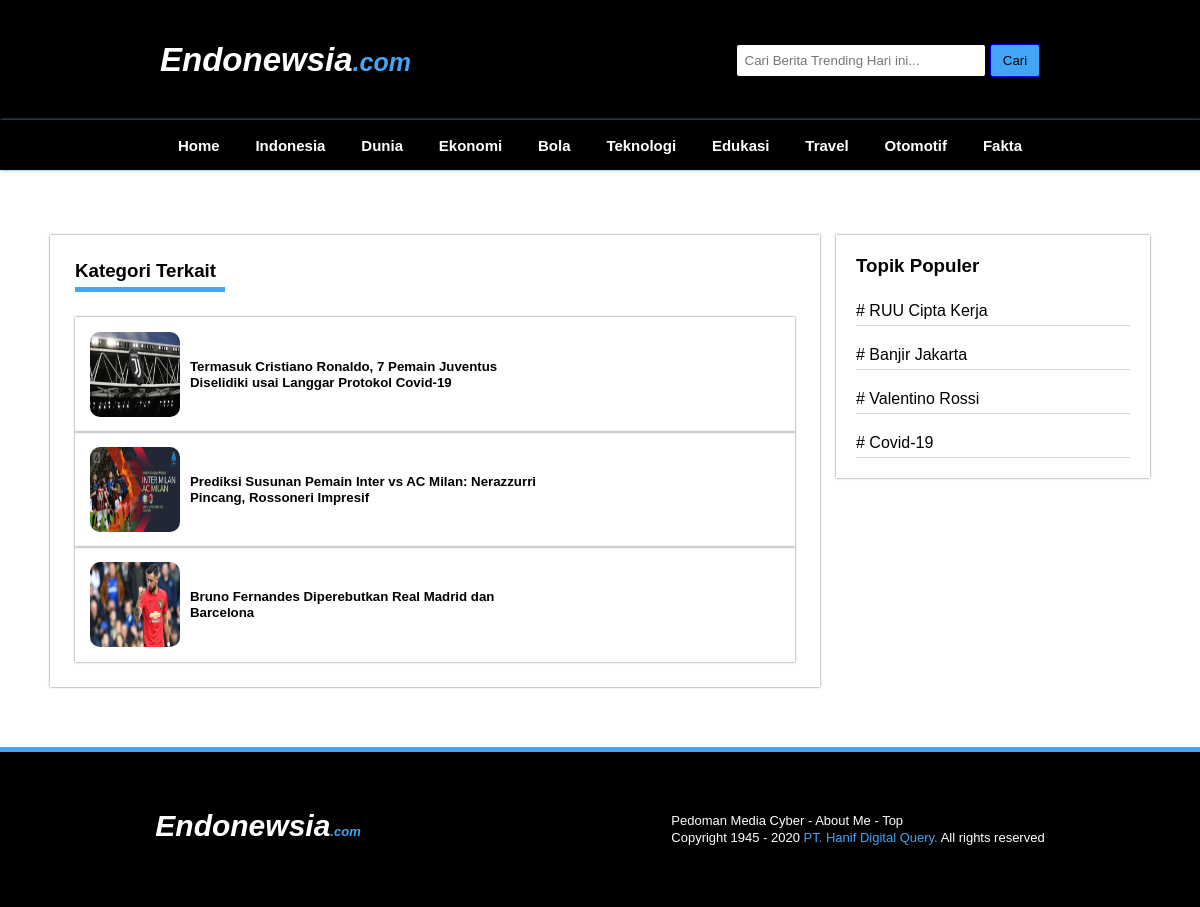
Screenshot of /public/home/kategori/9 with the database file from the repository.
### tables this page shows
CREATE TABLE `berita` (
  `id_berita` int NOT NULL AUTO_INCREMENT,
  `judul_berita` varchar(255) NOT NULL,
  `gambar` varchar(225) DEFAULT NULL,
  `deskripsi` text,
  `id_kategori` int NOT NULL,
  PRIMARY KEY (`id_berita`),
  KEY `id_kategori` (`id_kategori`),
  CONSTRAINT `berita_ibfk_1` FOREIGN KEY (`id_kategori`) REFERENCES `kategori` (`id`)
);

### app/core/Controller.php (called while the page is built, shortened)
<?php
class Controller
{
    public function view($view, $data = [])
    {
        require_once "../app/views/$view.php";
    }
    public function model($model)
    {
        return new $model;
    }
}

### app/controllers/Home.php (called while the page is built, shortened)
<?php
class Home extends Controller
{
    public function kategori($id)
    {
        $data["data"] = $this->model("Home_model")->getKategori($id);
        $data["judul"] = "Endonewsia - Kategori ";
        $data["header"] = "Kategori Terkait";
        $data["css"] = BASEURL . "/css/user/style.css";
        $this->view("user/kategori", $data);
    }
}

### app/core/App.php (called while the page is built, shortened)
<?php
class App
{
    private $controller = "Home",
        $method = "Index",
        $params = [];
    public function __construct()
    {
        $url = $this->parseURL();
        if (file_exists("../app/controllers/$url[0].php")) {
            unset($url[0]);
        }
        $this->controller = new $this->controller;
        if (isset($url[1])) {
            if (method_exists($this->controller, $url[1])) {
                $this->method = $url[1];
                unset($url[1]);
            }
        }
        if (!empty($url)) {
            $this->params = array_values($url);
        }
        call_user_func_array([$this->controller, $this->method], $this->params);
    }
    public function parseURL()
    {
        if (isset($_GET["url"])) {
            $url = rtrim($_GET["url"], "/");
            $url = filter_var($url, FILTER_SANITIZE_URL);
            $url = explode("/", $url);
            foreach ($url as $val) {
                $result[] = ucfirst($val);
            }
            return $result;
        }
    }
}

### public/index.php (called while the page is built, shortened)
<?php
require_once "../app/core/Database.php";
new App();

### app/core/Database.php (called while the page is built, shortened)
<?php
class Database
{
    private $dbhost = DBHOST;
    private $dbuser = DBUSER;
    private $dbpass = DBPASS;
    private $dbname = DBNAME;
    private $stmt;
    public function __construct()
    {
        try {
            $this->conn = new PDO("mysql:host=$this->dbhost;dbname=$this->dbname", $this->dbuser, $this->dbpass);
        } catch (PDOException $e) {
            echo "Gagal : " . $e->getMessage();
        }
    }
    public function query($query)
    {
        $this->stmt = $this->conn->prepare($query);
    }
    public function execute()
    {
        $this->stmt->execute();
    }
    public function getAll()
    {
        $this->execute();
        return $this->stmt->fetchAll(PDO::FETCH_ASSOC);
    }
}

### app/models/Home_model.php (called while the page is built, shortened)
<?php
class Home_model
{
    private $table = "berita",
        $db;
    public function __construct()
    {
        $this->db = new Database();
    }
    public function getKategori($id)
    {
        $this->db->query("SELECT * FROM berita INNER JOIN kategori ON id_kategori = id WHERE id = $id");
        return $this->db->getAll();
    }
}

### app/views/user/kategori.php (the view)
<div class="container kategori">
    <main>
        <h3><?= $data["header"] ?></h3>
        <ul>
            <?php foreach ($data["data"] as $data) : ?>
                <li>
                    <div class="list_kategori">
                        <img src="<?= $data["gambar"] ?>" width="90px" height="85px" alt="Gambar">
                        <a href="<?= BASEURL . "/home/berita/" . $data['id_berita']  ?>">
                            <h5><?= $data["judul_berita"] ?></h5>
                        </a>
                    </div>
                </li>
            <?php endforeach ?>
        </ul>
    </main>
    <aside>
        <div class="topik">
            <h3>Topik Populer</h3>
            <ul>
                <li># RUU Cipta Kerja</li>
                <li># Banjir Jakarta</li>
                <li># Valentino Rossi</li>
                <li># Covid-19</li>
            </ul>
        </div>
    </aside>
</div>

### public/css/user/style.css (style rules this page uses)
* { margin: 0; padding: 0; font-family: 'Lucida Sans', 'Lucida Sans Regular', 'Lucida Grande', 'Lucida Sans Unicode', Geneva, Verdana, sans-serif; list-style: none; color: black; text-decoration: none; box-sizing: border-box; scroll-behavior: smooth; position: relative; }
.container { display: grid; grid-template-columns: 70% auto; grid-column-gap: 1em; width: 1100px; margin: 30px auto 0; padding: 35px 0 220px; }
.container main { padding: 25px; box-shadow: 0px 0px 2px rgba(0, 0, 0, 0.6); }
.container main h3 { width: 120px; padding-bottom: 5px; margin-bottom: 15px; border-bottom: 5px solid #42A5F5; }
.container aside .topik { box-shadow: 0px 0px 2px rgba(0, 0, 0, 0.6); margin-bottom: 20px; padding: 20px; }
.container aside .topik ul li { margin-top: 20px; padding-bottom: 5px; border-bottom: 1px solid lightgray; }
.container aside h3 { color: black; margin-bottom: 20px; }
.container aside ul { margin-top: 25px; }
.kategori main h3 { width: 150px; margin-bottom: 25px; }
.kategori main .list_kategori { display: flex; padding: 15px; align-items: center; box-shadow: 0px 0px 2px rgba(0, 0, 0, 0.6); }
.kategori main .list_kategori img { border-radius: 10px; }
.kategori main .list_kategori h5 { margin: 0px 10px 0; width: 350px; border: none; transition: 0.2s; line-height: 1.2em; }

### rows the page displays
berita: gambar (picture), judul_berita "Termasuk Cristiano Ronaldo, 7 Pemain Juventus Diselidiki usai Langgar Protokol Covid-19"
berita: gambar (picture), judul_berita "Prediksi Susunan Pemain Inter vs AC Milan: Nerazzurri Pincang, Rossoneri Impresif"
berita: gambar (picture), judul_berita "Bruno Fernandes Diperebutkan Real Madrid dan Barcelona"

### other values shown
$data["header"] "Kategori Terkait"
